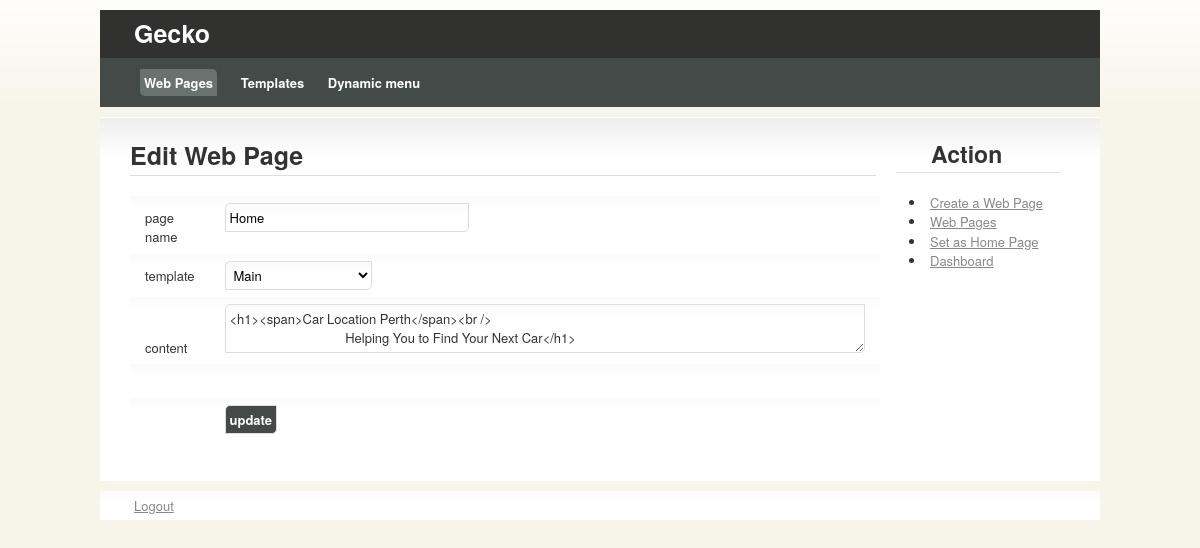
Before: /admin/update_webpage.php?id=16 (signed in) with the older database file.
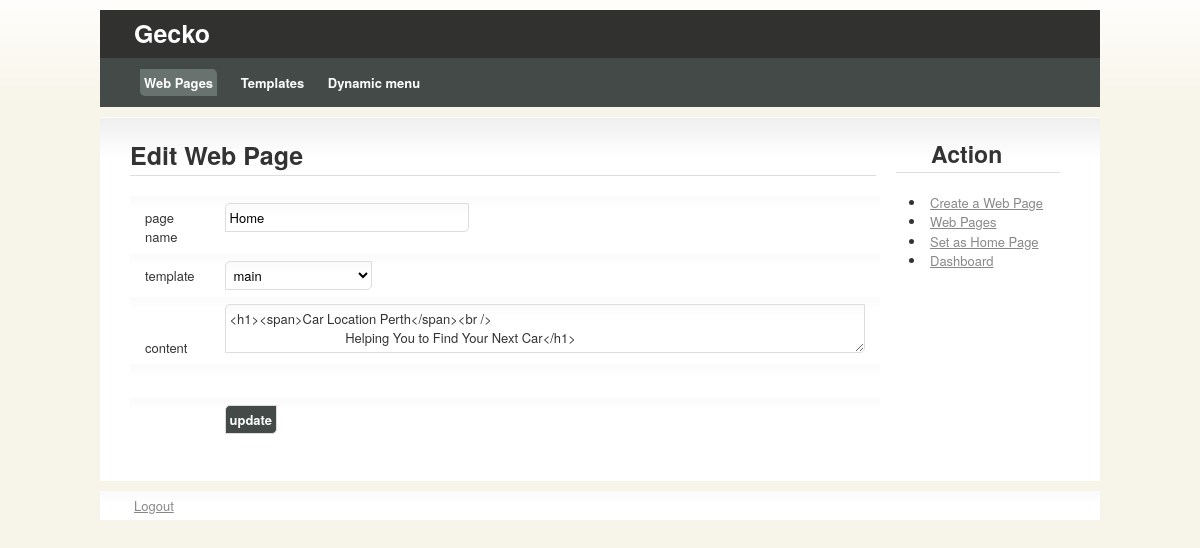
After: the same page with the newer database file.
### tables this page shows
CREATE TABLE IF NOT EXISTS `webpage` (
  `id` int(11) NOT NULL AUTO_INCREMENT,
  `name` varchar(250) NOT NULL,
  `content` text NOT NULL,
  `temp_id` int(11) NOT NULL,
  `homepage` int(12) NOT NULL,
  PRIMARY KEY (`id`)
);

CREATE TABLE IF NOT EXISTS `template` (
  `id` int(11) NOT NULL AUTO_INCREMENT,
  `name` varchar(250) NOT NULL,
  `content` text NOT NULL,
  `gdefault` int(12) NOT NULL,
  PRIMARY KEY (`id`)
);

### admin/update_webpage.php (the view, shortened to what this page needs)
<?php
if(isset($_SESSION['id'])){
?>
<!DOCTYPE html PUBLIC "-//W3C//DTD XHTML 1.0 Strict//EN"
	"http://www.w3.org/TR/xhtml1/DTD/xhtml1-strict.dtd">
<html xmlns="http://www.w3.org/1999/xhtml" xml:lang="en" lang="en">
	<head>
		<link rel="stylesheet" href="css/960.css" type="text/css" media="screen" charset="utf-8" />
		<link rel="stylesheet" href="css/template.css" type="text/css" media="screen" charset="utf-8" />
		<link rel="stylesheet" href="css/colour.css" type="text/css" media="screen" charset="utf-8" />
	</head>
	<body>
		<h1 id="head"><a style="color:#FFFFFF;text-decoration:none;" href="/admin/dashboard.php">Gecko</a></h1>
		<ul id="navigation">
			<li><span><a href="/admin/webpage.php" class="active">Web Pages</a></span></li>
			<li><a href="/admin/template.php">Templates</a></li>
			<li><a href="/admin/menu.php">Dynamic menu</a></li>
		</ul>
		<div id="content" class="container_16 clearfix">
			<div class="grid_11" style="width: 746px !important;">
			<?php
$id = $_GET['id'];
$sql = mysql_query("SELECT * FROM webpage WHERE id='".$id."'");
while($row=mysql_fetch_array($sql)){
?>
<h1>Edit Web Page</h1>
<table>
<tr><td>page name</td><td><input type="text" name="page_name" id="page_name" value="<?=$row['name']?>" style="width: 234px" /></td></tr>
<tr><td>template</td>
<td>
<?php
$sql2 = mysql_query("SELECT * FROM template");
?>
<select name="template" id="template" style="width: auto;">
<option value="-1" <?php if($row['temp_id']=='-1'){ echo "selected"; } ?>>use default template</option><?php
while($row2=mysql_fetch_array($sql2)){
?>
<option value="<?=$row2['id']?>" <?php if($row2[id]==$row['temp_id']){ echo "selected"; } ?>><?=$row2['name']?></option>
<?php } ?>
</select>
</td>
</tr>
<tr><td>content</td><td><textarea id="jcontent" name="content"><?=$row['content']?></textarea></td></tr>
<tr><td colspan="2">&nbsp;</td></tr>
<tr><td>&nbsp;</td><td><input type="submit" name="update" id="update" value="update" /></td></tr>
</table>
<?php
$sethp = $row['id'];
?>
<?php } ?>
			</div>
				<div class="grid_5" style="width:164px !important;">
				<h2 style="padding-left: 35px;">Action</h2>
				<ul>
					<li><a href="/admin/create_webpage.php">Create a Web Page</a></li>
					<li><a href="/admin/webpage.php">Web Pages</a></li>
					<li><a href="/admin/set_as_homepage.php?page=<?=$sethp?>">Set as Home Page</a></li>
					<li><a href="/admin/dashboard.php">Dashboard</a></li>
				</ul>
			</div>
		</div>
		<div id="foot">
					<a href="/admin/logout.php">Logout</a>
		</div>
	</body>
</html>
<?php
}else{
echo "<div style='color:red'>FUCK YOU KA!</div>";
}
?>

Changed rows visible on the page:
changed through a linked row, webpage "Home": template "Main" → "main"
